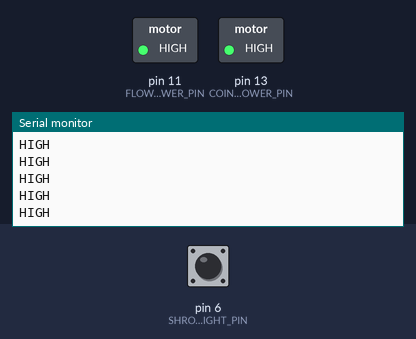
Bench run of a sketch on a simulated Arduino Uno, built with avr-gcc and run on an emulated ATmega328P. On the bench: switched loads named in the sketch (green lamp = pin HIGH), the last lines printed to the serial monitor. The inputs (shaded band) are chosen by the test bench; at power-on: pin 6 (SHROOM_SENSOR_RIGHT_PIN) HIGH. Pins used as bus, display or sensor lines are not drawn.

Above: at 1.2 s.
1.3 s: pin 6 (SHROOM_SENSOR_RIGHT_PIN) driven LOW
At 2.1 s:
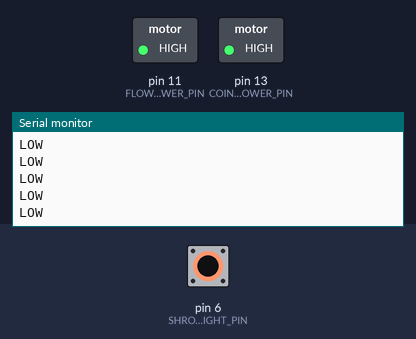
3.2 s: pin 6 (SHROOM_SENSOR_RIGHT_PIN) driven HIGH
At 4.1 s:
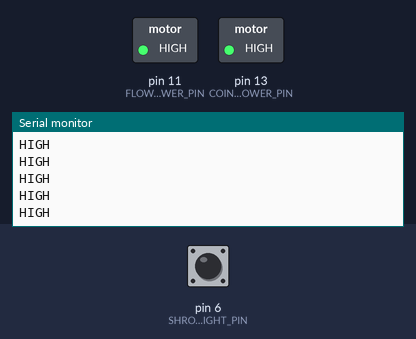
6.2 s: pin 6 (SHROOM_SENSOR_RIGHT_PIN) pulsed LOW 2 times (0.12 s each, 0.3 s apart)
9.8 s: pin 6 (SHROOM_SENSOR_RIGHT_PIN) pulsed LOW 5 times (0.12 s each, 0.3 s apart)
At 10.8 s:
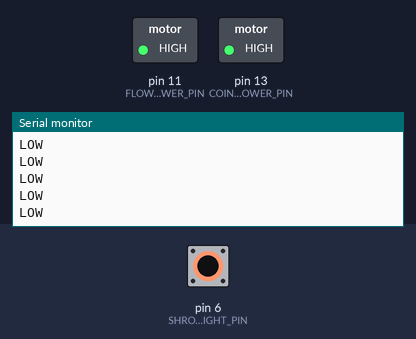

Measured:
- after the input at 1.3 s, the serial monitor: prints a new line after 0.07 s (image 1)
- after the input at 9.8 s, the serial monitor: prints a new line after 0.07 s (image 3)

The sketch:

test.ino
```cpp
//OUTPUT PIN ASSIGNMENTS
const int SHROOM_HOR_DIR_PIN = 0;
const int COIN_MOTOR_POWER_PIN = 13;
const int FLOWER_MOTOR_POWER_PIN = 11;
const int SHROOM_HOR_POWER_PIN = A2;
const int SHROOM_VER_POWER_PIN = 2;

//INPUT PIN ASSIGNMENTS
const int SHROOM_SENSOR_LEFT_PIN = 5;
const int SHROOM_SENSOR_RIGHT_PIN = 6 ;
const int COIN_PUSH_PIN = 12;
const int FLOWER_PUSH_PIN = 8;
const int SHROOM_PUSH_PIN = 9;

const bool LEFT = HIGH;
const bool RIGHT = LOW;

void setup() {
  Serial.begin(9600);
  //OUTPUT PIN ASSIGNMENTS
  pinMode(COIN_MOTOR_POWER_PIN, OUTPUT);
  pinMode(FLOWER_MOTOR_POWER_PIN, OUTPUT);
  pinMode(SHROOM_HOR_POWER_PIN, OUTPUT);
  pinMode(SHROOM_VER_POWER_PIN, OUTPUT);
  pinMode(SHROOM_HOR_DIR_PIN, OUTPUT);
  pinMode(13, OUTPUT);
  //INPUT PIN ASSIGNMENTS
  //Push buttons
  pinMode(COIN_PUSH_PIN, INPUT_PULLUP);
  pinMode(FLOWER_PUSH_PIN, INPUT_PULLUP);
  pinMode(SHROOM_PUSH_PIN, INPUT_PULLUP);

  //Shroom stuff
  pinMode(SHROOM_SENSOR_LEFT_PIN, INPUT_PULLUP);
  pinMode(SHROOM_SENSOR_RIGHT_PIN, INPUT_PULLUP);

  digitalWrite(COIN_MOTOR_POWER_PIN, HIGH); //Stop coin motor.
  digitalWrite(SHROOM_VER_POWER_PIN, HIGH); //Stop coin motor.
  analogWrite(SHROOM_HOR_POWER_PIN, 0); //Stop coin motor.
  digitalWrite(FLOWER_MOTOR_POWER_PIN, HIGH); //Stop coin motor.
}

void loop(){

  if ( digitalRead(SHROOM_SENSOR_RIGHT_PIN)){
    Serial.println("HIGH");
        digitalWrite(SHROOM_VER_POWER_PIN, HIGH); // Move the shroom down
  }else{
    Serial.println("LOW");
      digitalWrite(SHROOM_VER_POWER_PIN, LOW); // Move the shroom down
    }

}
```
